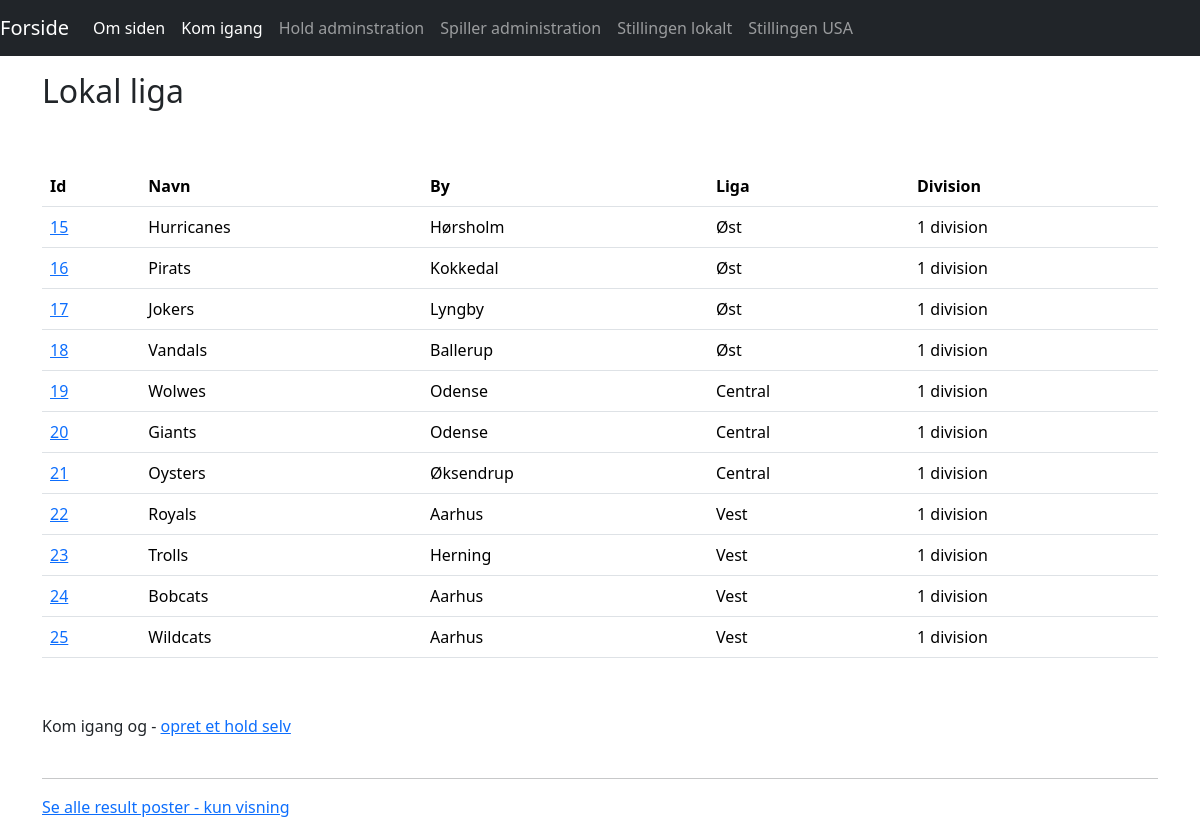
The page /teams on the database its author committed.
### tables this page shows
CREATE TABLE Teams(
	Id INTEGER PRIMARY KEY AUTOINCREMENT,
	Season INTEGER,
	City VARCHAR(50),
	Name VARCHAR(50),
	League VARCHAR(20),
	Division VARCHAR(50)
);

### app.py (the view)
@app.route('/teams')
def teams():
    return render_template('teams/teams.html', title = 'Lokal liga',
                           teams = team_service.get_all_teams())

### models/team.py (called while the page is built)
    @property
    def id(self):
        return self.__id

    @property
    def city(self):
        return self.__city

    @property
    def name(self):
        return self.__name

    @property
    def league(self):
        return self.__league

    @property
    def division(self):
        return self.__division

### services/team_service.py (called while the page is built)
    def get_all_teams(self):
        return self.__storage.get_all_teams()

### storage/db_teams.py (called while the page is built)
    def get_all_teams(self) -> list[Team]:
        cur = self.__connection.cursor()
        cur.execute("SELECT * FROM Teams")
        teams = []
        for row in cur:
            team_obj = Team(*row)
            teams.append(team_obj)
        cur.close()
        return teams

### templates/teams/teams.html (shortened to what this page needs)
{% extends 'layout.html' %}
{% block content %}
    <p>&nbsp;</p>
    <table class="table">
    <thead>
        <tr>
            <th>Id</th>
            <th>Navn</th>
            <th>By</th>
            <th>Liga</th>
            <th>Division</th>
        </tr>
    </thead>
    <tbody>
    {% for t in teams %}
        <tr>
            <td><a href='teams/{{t.id}}/edit'>{{t.id}}</a></td>
            <td>{{t.name}}</td>
            <td>{{t.city}}</td>
            <td>{{t.league}}</td>
            <td>{{t.division}}</td>
        </tr>
    {% endfor %}
    </tbody>
    </table>
    <p>&nbsp;</p>
    Kom igang og - <a href="teams/create">opret et hold selv</a>
    <br><br>
    <hr>
    <a href="results">Se alle result poster - kun visning</a>
{% endblock %}

### templates/layout.html (shortened to what this page needs)
<!DOCTYPE html>
<html>
    <head>
        <link rel="stylesheet" href="https://cdn.jsdelivr.net/npm/bootstrap@5.3.8/dist/css/bootstrap.min.css">
        <link rel="stylesheet" href="/static/style.css">
    </head>
    <body>
        <nav class="navbar navbar-expand-lg navbar-dark bg-dark">
            <a class="navbar-brand" href="/">Forside</a>
            <div class="navbar-nav">
                <a class="nav-item nav-link active" href="/about">Om siden</a>
                <a class="nav-item nav-link active" href="/get-started">Kom igang</a>
                <a class="nav-item nav-link" href="/teams">Hold adminstration</a>
                <a class="nav-item nav-link" href="/players">Spiller administration</a>
                <a class="nav-item nav-link" href="/standings-local">Stillingen lokalt</a>
                <a class="nav-item nav-link" href="/standings">Stillingen USA</a>
            </div>
        </nav>
        <div class="container">
            <p>
                {% if title %}
                    <h2>{{title}}</h2>
                {% else%}
                    <h2>Manglende title</h2>
                {% endif %}
            </p>
            {% block content %}
            {% endblock %}
        </div>
    </body>
</html>

### rows shown on the page
Teams: id "15", name "Hurricanes", city "Hørsholm", league "Øst", division "1 division"
Teams: id "16", name "Pirats", city "Kokkedal", league "Øst", division "1 division"
Teams: id "17", name "Jokers", city "Lyngby", league "Øst", division "1 division"
Teams: id "18", name "Vandals", city "Ballerup", league "Øst", division "1 division"
Teams: id "19", name "Wolwes", city "Odense", league "Central", division "1 division"
Teams: id "20", name "Giants", city "Odense", league "Central", division "1 division"
Teams: id "21", name "Oysters", city "Øksendrup", league "Central", division "1 division"
Teams: id "22", name "Royals", city "Aarhus", league "Vest", division "1 division"
Teams: id "23", name "Trolls", city "Herning", league "Vest", division "1 division"
Teams: id "24", name "Bobcats", city "Aarhus", league "Vest", division "1 division"
Teams: id "25", name "Wildcats", city "Aarhus", league "Vest", division "1 division"

### other values the page prints
{{ title }} "Lokal liga"
